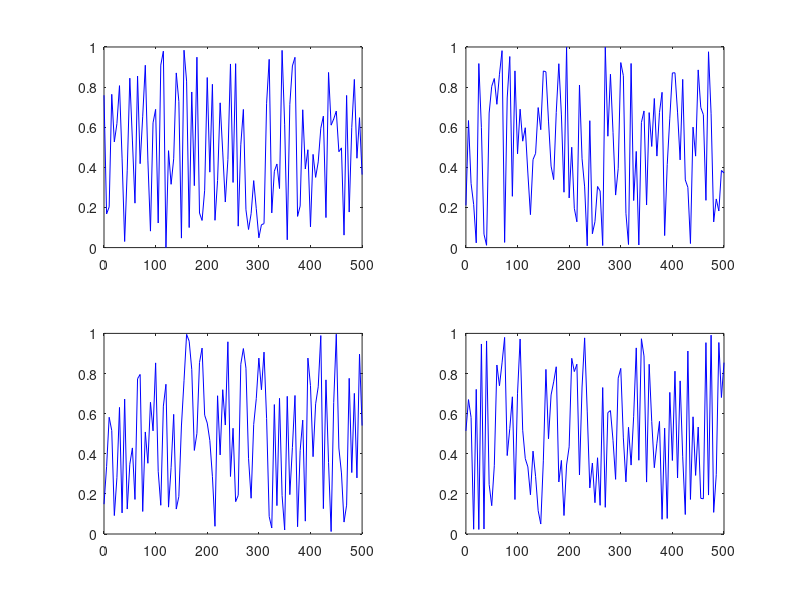

Write the MATLAB code that produced this figure.
%Dies ist mein erstes Skript
A = rand(101, 4); x = [0:5:500];
for i = 1:4,
    subplot(2,2,i), plot(x, A(:, i), 'b');
end
